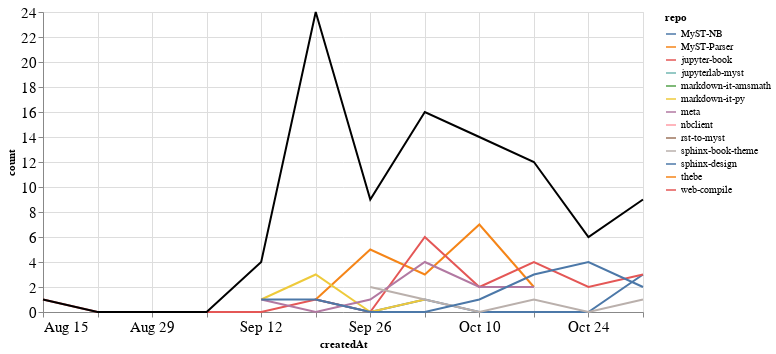

Notebook cell for this chart:
### Markdown cell above
### Comments

### Code cell
comments_time = comments.groupby('repo').resample('W', on='createdAt').count()['author'].reset_index()
comments_time = comments_time.rename(columns={'author': 'count'})
comments_time_total = comments_time.groupby('createdAt').agg({"count": "sum"}).reset_index()
ch1 = alt.Chart(comments_time, width=600).mark_line().encode(
    x='createdAt',
    y='count',
    color='repo',
    tooltip="repo"
)

ch2 = alt.Chart(comments_time_total, width=600).mark_line(color="black").encode(
    x='createdAt',
    y='count',
)

ch1 + ch2

### Figure 1 — Vega-Lite specification as saved in the notebook (floating-point values rounded to 4 significant figures)
{"config": {"axisLeft": {"labelFontSize": 15}, "axisBottom": {"labelFontSize": 15}}, "layer": [{"data": {"name": "data-bcd386f74352ded5d993d25448d1749d"}, "mark": "line", "encoding": {"color": {"type": "nominal", "field": "repo"}, "tooltip": {"type": "nominal", "field": "repo"}, "x": {"type": "temporal", "field": "createdAt"}, "y": {"type": "quantitative", "field": "count"}}, "width": 600}, {"data": {"name": "data-5ede408480fbc32c402066eff71314c4"}, "mark": {"type": "line", "color": "black"}, "encoding": {"x": {"type": "temporal", "field": "createdAt"}, "y": {"type": "quantitative", "field": "count"}}, "width": 600}], "$schema": "https://vega.github.io/schema/vega-lite/v4.8.1.json", "datasets": {"data-bcd386f74352ded5d993d25448d1749d": [{"repo": "MyST-NB", "createdAt": "2021-09-19T00:00:00", "count": 1}, {"repo": "MyST-NB", "createdAt": "2021-09-26T00:00:00", "count": 0}, {"repo": "MyST-NB", "createdAt": "2021-10-03T00:00:00", "count": 1}, {"repo": "MyST-NB", "createdAt": "2021-10-10T00:00:00", "count": 0}, {"repo": "MyST-NB", "createdAt": "2021-10-17T00:00:00", "count": 0}, {"repo": "MyST-NB", "createdAt": "2021-10-24T00:00:00", "count": 0}, {"repo": "MyST-NB", "createdAt": "2021-10-31T00:00:00", "count": 3}, {"repo": "MyST-Parser", "createdAt": "2021-09-19T00:00:00", "count": 1}, {"repo": "MyST-Parser", "createdAt": "2021-09-26T00:00:00", "count": 5}, {"repo": "MyST-Parser", "createdAt": "2021-10-03T00:00:00", "count": 3}, {"repo": "MyST-Parser", "createdAt": "2021-10-10T00:00:00", "count": 7}, {"repo": "MyST-Parser", "createdAt": "2021-10-17T00:00:00", "count": 2}, {"repo": "jupyter-book", "createdAt": "2021-08-15T00:00:00", "count": 1}, {"repo": "jupyter-book", "createdAt": "2021-08-22T00:00:00", "count": 0}, {"repo": "jupyter-book", "createdAt": "2021-08-29T00:00:00", "count": 0}, {"repo": "jupyter-book", "createdAt": "2021-09-05T00:00:00", "count": 0}, {"repo": "jupyter-book", "createdAt": "2021-09-12T00:00:00", "count": 0}, {"repo": "jupyter-book", "createdAt": "2021-09-19T00:00:00", "count": 1}, {"repo": "jupyter-book", "createdAt": "2021-09-26T00:00:00", "count": 0}, {"repo": "jupyter-book", "createdAt": "2021-10-03T00:00:00", "count": 6}, {"repo": "jupyter-book", "createdAt": "2021-10-10T00:00:00", "count": 2}, {"repo": "jupyter-book", "createdAt": "2021-10-17T00:00:00", "count": 4}, {"repo": "jupyter-book", "createdAt": "2021-10-24T00:00:00", "count": 2}, {"repo": "jupyter-book", "createdAt": "2021-10-31T00:00:00", "count": 3}, {"repo": "jupyterlab-myst", "createdAt": "2021-09-19T00:00:00", "count": 7}, {"repo": "markdown-it-amsmath", "createdAt": "2021-09-12T00:00:00", "count": 1}, {"repo": "markdown-it-py", "createdAt": "2021-09-12T00:00:00", "count": 1}, {"repo": "markdown-it-py", "createdAt": "2021-09-19T00:00:00", "count": 3}, {"repo": "markdown-it-py", "createdAt": "2021-09-26T00:00:00", "count": 0}, {"repo": "markdown-it-py", "createdAt": "2021-10-03T00:00:00", "count": 1}, {"repo": "meta", "createdAt": "2021-09-12T00:00:00", "count": 1}, {"repo": "meta", "createdAt": "2021-09-19T00:00:00", "count": 0}, {"repo": "meta", "createdAt": "2021-09-26T00:00:00", "count": 1}, {"repo": "meta", "createdAt": "2021-10-03T00:00:00", "count": 4}, {"repo": "meta", "createdAt": "2021-10-10T00:00:00", "count": 2}, {"repo": "meta", "createdAt": "2021-10-17T00:00:00", "count": 2}, {"repo": "nbclient", "createdAt": "2021-09-19T00:00:00", "count": 7}, {"repo": "rst-to-myst", "createdAt": "2021-09-19T00:00:00", "count": 3}, {"repo": "sphinx-book-theme", "createdAt": "2021-09-26T00:00:00", "count": 2}, {"repo": "sphinx-book-theme", "createdAt": "2021-10-03T00:00:00", "count": 1}, {"repo": "sphinx-book-theme", "createdAt": "2021-10-10T00:00:00", "count": 0}, {"repo": "sphinx-book-theme", "createdAt": "2021-10-17T00:00:00", "count": 1}, {"repo": "sphinx-book-theme", "createdAt": "2021-10-24T00:00:00", "count": 0}, {"repo": "sphinx-book-theme", "createdAt": "2021-10-31T00:00:00", "count": 1}, {"repo": "sphinx-design", "createdAt": "2021-09-12T00:00:00", "count": 1}, {"repo": "sphinx-design", "createdAt": "2021-09-19T00:00:00", "count": 1}, {"repo": "sphinx-design", "createdAt": "2021-09-26T00:00:00", "count": 0}, {"repo": "sphinx-design", "createdAt": "2021-10-03T00:00:00", "count": 0}, {"repo": "sphinx-design", "createdAt": "2021-10-10T00:00:00", "count": 1}, {"repo": "sphinx-design", "createdAt": "2021-10-17T00:00:00", "count": 3}, {"repo": "sphinx-design", "createdAt": "2021-10-24T00:00:00", "count": 4}, {"repo": "sphinx-design", "createdAt": "2021-10-31T00:00:00", "count": 2}, {"repo": "thebe", "createdAt": "2021-10-10T00:00:00", "count": 2}, {"repo": "web-compile", "createdAt": "2021-09-26T00:00:00", "count": 1}], "data-5ede408480fbc32c402066eff71314c4": [{"createdAt": "2021-08-15T00:00:00", "count": 1}, {"createdAt": "2021-08-22T00:00:00", "count": 0}, {"createdAt": "2021-08-29T00:00:00", "count": 0}, {"createdAt": "2021-09-05T00:00:00", "count": 0}, {"createdAt": "2021-09-12T00:00:00", "count": 4}, {"createdAt": "2021-09-19T00:00:00", "count": 24}, {"createdAt": "2021-09-26T00:00:00", "count": 9}, {"createdAt": "2021-10-03T00:00:00", "count": 16}, {"createdAt": "2021-10-10T00:00:00", "count": 14}, {"createdAt": "2021-10-17T00:00:00", "count": 12}, {"createdAt": "2021-10-24T00:00:00", "count": 6}, {"createdAt": "2021-10-31T00:00:00", "count": 9}]}}
